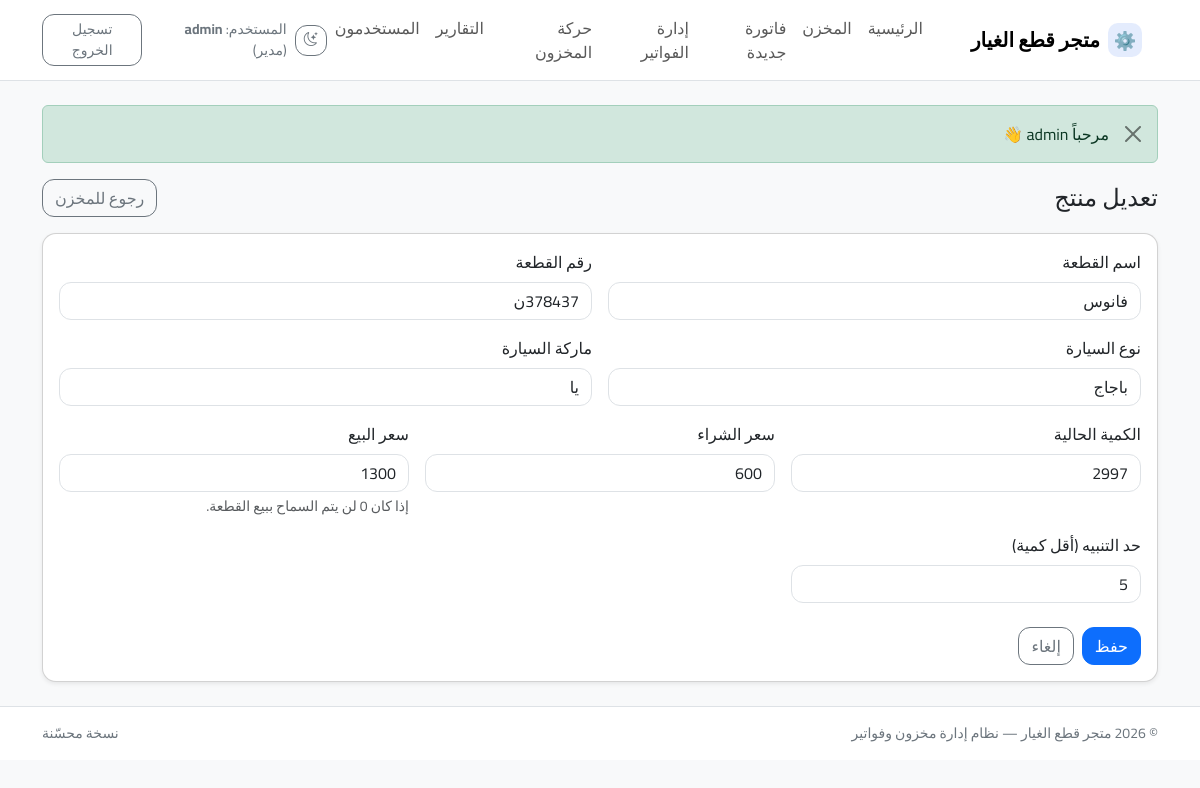
The page /product_form.php?id=2 (signed in) on the database its author committed.
### tables this page shows
CREATE TABLE users (
        id INTEGER PRIMARY KEY AUTOINCREMENT,
        username TEXT NOT NULL UNIQUE,
        password_hash TEXT NOT NULL,
        role TEXT NOT NULL DEFAULT 'كاشير',
        is_active INTEGER NOT NULL DEFAULT 1,
        created_at TEXT NOT NULL,
        updated_at TEXT NOT NULL
      );

CREATE TABLE products (
        id INTEGER PRIMARY KEY AUTOINCREMENT,
        name TEXT NOT NULL,
        product_no TEXT NOT NULL UNIQUE,
        car_type TEXT NOT NULL,
        car_brand TEXT NOT NULL,
        quantity INTEGER NOT NULL DEFAULT 0,
        cost_price REAL NOT NULL DEFAULT 0,
        sell_price REAL NOT NULL DEFAULT 0,
        min_qty INTEGER NOT NULL DEFAULT 5,
        created_at TEXT NOT NULL,
        updated_at TEXT NOT NULL
      );

### config.php (called while the page is built, shortened)
<?php
function h(string $s): string {
  return htmlspecialchars($s, ENT_QUOTES | ENT_SUBSTITUTE, 'UTF-8');
}
function flash_get_all(): array {
  $msgs = $_SESSION['flash'] ?? [];
  return $msgs;
}
function current_user(PDO $pdo): ?array {
  $stmt = $pdo->prepare('SELECT id, username, role, is_active FROM users WHERE id = ?');
  $stmt->execute([(int)$_SESSION['user_id']]);
  $u = $stmt->fetch(PDO::FETCH_ASSOC);
  return $u;
}

### product_form.php (the view, shortened to what this page needs)
<?php
require_once __DIR__ . '/config.php';
$id = isset($_GET['id']) ? (int)$_GET['id'] : 0;
$is_edit = $id > 0;
$title = $is_edit ? 'تعديل منتج' : 'إضافة منتج';
$product = null;
if ($is_edit) {
  $stmt = $pdo->prepare("SELECT * FROM products WHERE id = ?");
  $stmt->execute([$id]);
  $product = $stmt->fetch(PDO::FETCH_ASSOC);
}
include __DIR__ . '/header.php';
?>
<div class="d-flex align-items-center justify-content-between flex-wrap gap-2 mb-3">
  <h1 class="h4 m-0"><?= h($title); ?></h1>
  <a class="btn btn-outline-secondary" href="products.php">رجوع للمخزن</a>
</div>
<div class="card shadow-sm">
  <div class="card-body">
    <form method="post">
      <div class="row g-3">
        <div class="col-12 col-md-6">
          <label class="form-label">اسم القطعة</label>
          <input class="form-control" name="name" required value="<?= h($product['name'] ?? ''); ?>">
        </div>
        <div class="col-12 col-md-6">
          <label class="form-label">رقم القطعة</label>
          <input class="form-control" name="product_no" required value="<?= h($product['product_no'] ?? ''); ?>">
        </div>
        <div class="col-12 col-md-6">
          <label class="form-label">نوع السيارة</label>
          <input class="form-control" name="car_type" required value="<?= h($product['car_type'] ?? ''); ?>">
        </div>
        <div class="col-12 col-md-6">
          <label class="form-label">ماركة السيارة</label>
          <input class="form-control" name="car_brand" required value="<?= h($product['car_brand'] ?? ''); ?>">
        </div>
        <div class="col-12 col-md-4">
          <label class="form-label">الكمية الحالية</label>
          <input class="form-control" name="quantity" type="number" min="0" value="<?= (int)($product['quantity'] ?? 0); ?>">
        </div>
        <div class="col-12 col-md-4">
          <label class="form-label">سعر الشراء</label>
          <input class="form-control" name="cost_price" type="number" min="0" step="0.01" value="<?= h((string)($product['cost_price'] ?? 0)); ?>">
        </div>
        <div class="col-12 col-md-4">
          <label class="form-label">سعر البيع</label>
          <input class="form-control" name="sell_price" type="number" min="0" step="0.01" value="<?= h((string)($product['sell_price'] ?? 0)); ?>">
          <div class="form-text">إذا كان 0 لن يتم السماح ببيع القطعة.</div>
        </div>
        <div class="col-12 col-md-4">
          <label class="form-label">حد التنبيه (أقل كمية)</label>
          <input class="form-control" name="min_qty" type="number" min="0" value="<?= (int)($product['min_qty'] ?? DEFAULT_MIN_QTY); ?>">
        </div>
      </div>
      <div class="mt-4 d-flex gap-2">
        <button class="btn btn-primary">حفظ</button>
        <a class="btn btn-outline-secondary" href="products.php">إلغاء</a>
      </div>
    </form>
  </div>
</div>
<?php include __DIR__ . '/footer.php'; ?>

### header.php (shortened to what this page needs)
<?php
require_once __DIR__ . '/config.php';
$user = current_user($pdo);
?>
<!doctype html>
<html lang="ar" dir="rtl" data-bs-theme="light">
<head>
  <link href="https://cdn.jsdelivr.net/npm/bootstrap@5.3.3/dist/css/bootstrap.min.css" rel="stylesheet">
  <link rel="stylesheet" href="https://cdn.jsdelivr.net/npm/bootstrap-icons@1.11.3/font/bootstrap-icons.min.css">
  <link rel="stylesheet" href="assets/styles.css">
</head>
<body class="bg-body-tertiary">
<nav class="navbar navbar-expand-lg bg-body border-bottom sticky-top">
  <div class="container">
    <a class="navbar-brand fw-bold d-flex align-items-center gap-2" href="index.php">
      <span class="brand-mark">⚙️</span>
      <span><?= h(STORE_NAME); ?></span>
    </a>
    <div class="collapse navbar-collapse" id="nav">
      <?php if ($user): ?>
      <ul class="navbar-nav me-auto mb-2 mb-lg-0">
        <li class="nav-item"><a class="nav-link" href="index.php">الرئيسية</a></li>
        <?php if (in_array($user['role'], ['مدير','مخزن'], true)): ?>
          <li class="nav-item">
            <a class="nav-link" href="products.php">
              المخزن
            </a>
          </li>
        <?php endif; ?>
        <?php if (in_array($user['role'], ['مدير','كاشير'], true)): ?>
          <li class="nav-item"><a class="nav-link" href="sales.php">فاتورة جديدة</a></li>
          <li class="nav-item"><a class="nav-link" href="invoices.php">إدارة الفواتير</a></li>
        <?php endif; ?>
        <?php if (in_array($user['role'], ['مدير','مخزن'], true)): ?>
          <li class="nav-item"><a class="nav-link" href="movements.php">حركة المخزون</a></li>
        <?php endif; ?>
        <?php if (in_array($user['role'], ['مدير'], true)): ?>
          <li class="nav-item"><a class="nav-link" href="reports.php">التقارير</a></li>
          <li class="nav-item"><a class="nav-link" href="users.php">المستخدمون</a></li>
        <?php endif; ?>
      </ul>
      <?php endif; ?>
      <div class="d-flex align-items-center gap-2 ms-auto">
        <button class="btn btn-outline-secondary btn-sm" id="themeToggle" type="button" title="وضع مظلم/فاتح">
          <i class="bi bi-moon-stars"></i>
        </button>
        <?php if ($user): ?>
          <span class="text-secondary small d-none d-lg-inline">
            المستخدم: <strong><?= h($user['username']); ?></strong> (<?= h($user['role']); ?>)
          </span>
          <a class="btn btn-outline-secondary btn-sm" href="logout.php">تسجيل الخروج</a>
        <?php else: ?>
          <a class="btn btn-outline-primary btn-sm" href="login.php">تسجيل الدخول</a>
        <?php endif; ?>
      </div>
    </div>
  </div>
</nav>
<main class="container py-4">
<?php foreach (flash_get_all() as $f): ?>
  <div class="alert alert-<?= h($f['type']); ?> alert-dismissible fade show" role="alert">
    <?= h($f['msg']); ?>
    <button type="button" class="btn-close" data-bs-dismiss="alert"></button>
  </div>
<?php endforeach; ?>

### assets/styles.css (style rules this page uses)
:root { --brand: #2563EB; --brand-2: #16A34A; --radius: 14px; }
html, body { font-family: "Cairo", system-ui, -apple-system, "Segoe UI", Tahoma, Arial, sans-serif; }
.navbar .navbar-brand .brand-mark { display: inline-flex; align-items: center; justify-content: center; width: 34px; height: 34px; border-radius: 10px; background: rgba(37,99,235,0.12); color: var(--brand); font-size: 18px; }
.card { border-radius: var(--radius); }
.btn { border-radius: 12px; }
.form-control, .form-select { border-radius: 12px; }

### rows shown on the page
users: username "admin", role "مدير"
products: name "فانوس", product_no "378437ن", car_type "باجاج", car_brand "يا", quantity "2997", cost_price "600", sell_price "1300", min_qty "5"

### other values the page prints
STORE_NAME "متجر قطع الغيار"
$f['msg'] "مرحباً admin 👋"
$title "تعديل منتج"
